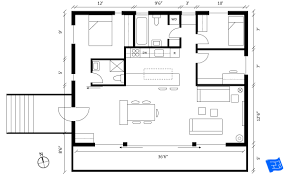
#> input picture fp1.png, 286 x 176 px
$ jupyter execute Untitled.ipynb   (shell and % lines are left out)
#> lines starting #> are read from the running program, lines starting #| are printed output that depends on the picture
[cell 1]
import numpy as np
import matplotlib.pyplot as plt
from matplotlib.pyplot import imread
from mpl_toolkits.mplot3d import Axes3D
import scipy.ndimage as ndimage

#imageFile = 'images.png'
imageFile = 'fp1.png'
mat = imread(imageFile)
#> mat is the input picture: shape (176, 286, 4) float32; mean R, G, B, A 0.924, 0.925, 0.927, 1
mat = mat[:,:,0] # get the first channel
#> mat: shape (176, 286) float32
rows, cols = mat.shape
#> rows = 176; cols = 286
xv, yv = np.meshgrid(range(cols), range(rows)[::-1])

blurred = ndimage.gaussian_filter(mat, sigma=(5, 5), order=0)
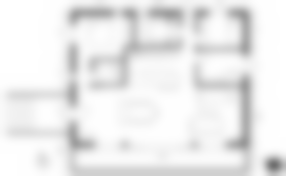
#> blurred: shape (176, 286) float32; min 0.438, max 1, mean 0.924
fig = plt.figure(figsize=(6,6))

ax = fig.add_subplot(221)
ax.imshow(mat, cmap='gray')

ax = fig.add_subplot(222, projection='3d')
ax.elev= -75
ax.plot_surface(xv, yv, mat)
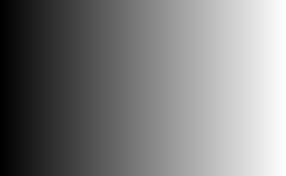
#> xv: shape (176, 286) int64; min 0, max 285, mean 142.5; drawn with min black and max white

ax = fig.add_subplot(223)
ax.imshow(blurred, cmap='gray')

ax = fig.add_subplot(224, projection='3d')
ax.elev= -75
ax.plot_surface(xv, yv, blurred)
plt.show()
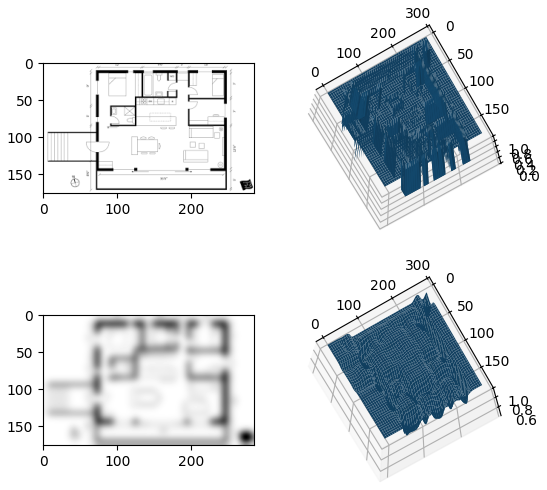
#> figure drawn by matplotlib, 4 panels
